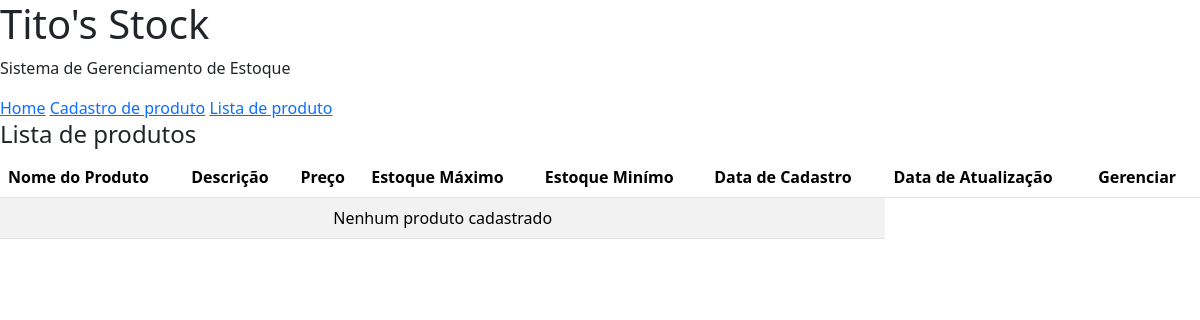
The app's page /estoque/lista_produto, older data.
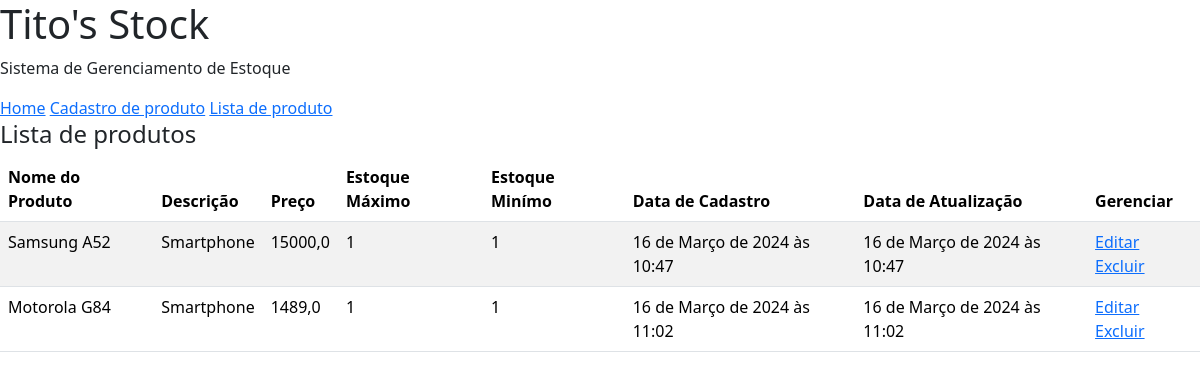
The same page, newer data.
### estoque/models.py (models this page shows)
class Estoque(models.Model):
    nome_produto = models.CharField(max_length=100)
    descricao = models.CharField(max_length=255)
    preco = models.FloatField()
    max_estoque = models.IntegerField()
    min_estoque = models.IntegerField()
    created_at = models.DateTimeField(default=datetime.now)
    updated_at = models.DateTimeField(default=datetime.now, blank=True)

### estoque/views.py (the view)
# urls.py: path('lista_produto', views.lista_produto, name= 'lista_produto'),
def lista_produto(request):
    lista_produto = Estoque.objects.all()
    return render(request, 'lista_produto.html', {'lista_produto': lista_produto})

### estoque/templates/lista_produto.html
{% extends 'master_estoque.html' %}
{% block content %}
    <h4>Lista de produtos</h4>
    <table class="table table-striped">
        <thead>
            <tr>
                <th>Nome do Produto</th>
                <th>Descrição</th>
                <th>Preço</th>
                <th>Estoque Máximo</th>
                <th>Estoque Minímo</th>
                <th>Data de Cadastro</th>
                <th>Data de Atualização</th>
                <th>Gerenciar</th>
            </tr>
        </thead>
        <tbody>
            {% if lista_produto %}
                {% for estoque in lista_produto %}
                    <tr>
                        <td>{{ estoque.nome_produto }}</td>
                        <td>{{ estoque.descricao }}</td>
                        <td>{{ estoque.preco }}</td>
                        <td>{{ estoque.max_estoque }}</td>
                        <td>{{ estoque.min_estoque }}</td>
                        <td>{{ estoque.created_at }}</td>
                        <td>{{ estoque.updated_at }}</td>
                        <td>
                            <a href="{% url 'editar_estoque' estoque.id %}">Editar</a>
                            <a href="{% url 'deletar_estoque' estoque.id %}">Excluir</a>
                        </td>
                    </tr>
                {% endfor %}
            {% else %}
                <tr>
                    <td class="text-center" colspan="6">
                        Nenhum produto cadastrado
                    </td>
                </tr>
            {% endif %}
        </tbody>
    </table>
{% endblock %}

### estoque/templates/master_estoque.html (shortened to what this page needs)
<!DOCTYPE html>
<html lang="pt-br">
<head>
    {% load bootstrap5 %}
    {% bootstrap_css %}
</head>
<body>
    <h1>Tito's Stock</h1>
    <p>Sistema de Gerenciamento de Estoque</p>
    <a href="{% url 'index_usuario' %}">Home</a>
    <a href="{% url 'cadastro_estoque' %}">Cadastro de produto</a>
    <a href="{% url 'lista_produto' %}">Lista de produto</a>
    {% block content %}
    {% endblock %}
</body>
</html>

Row changes from the older to the newer data that the page shows:
added Estoque: nome_produto "Samsung A52", descricao "Smartphone", preco "15000,0", max_estoque "1", min_estoque "1", created_at "16 de Março de 2024 às 10:47", updated_at "16 de Março de 2024 às 10:47"
added Estoque: nome_produto "Motorola G84", descricao "Smartphone", preco "1489,0", max_estoque "1", min_estoque "1", created_at "16 de Março de 2024 às 11:02", updated_at "16 de Março de 2024 às 11:02"
Text that changed along with them:
text no longer shown: "Nenhum produto cadastrado"
